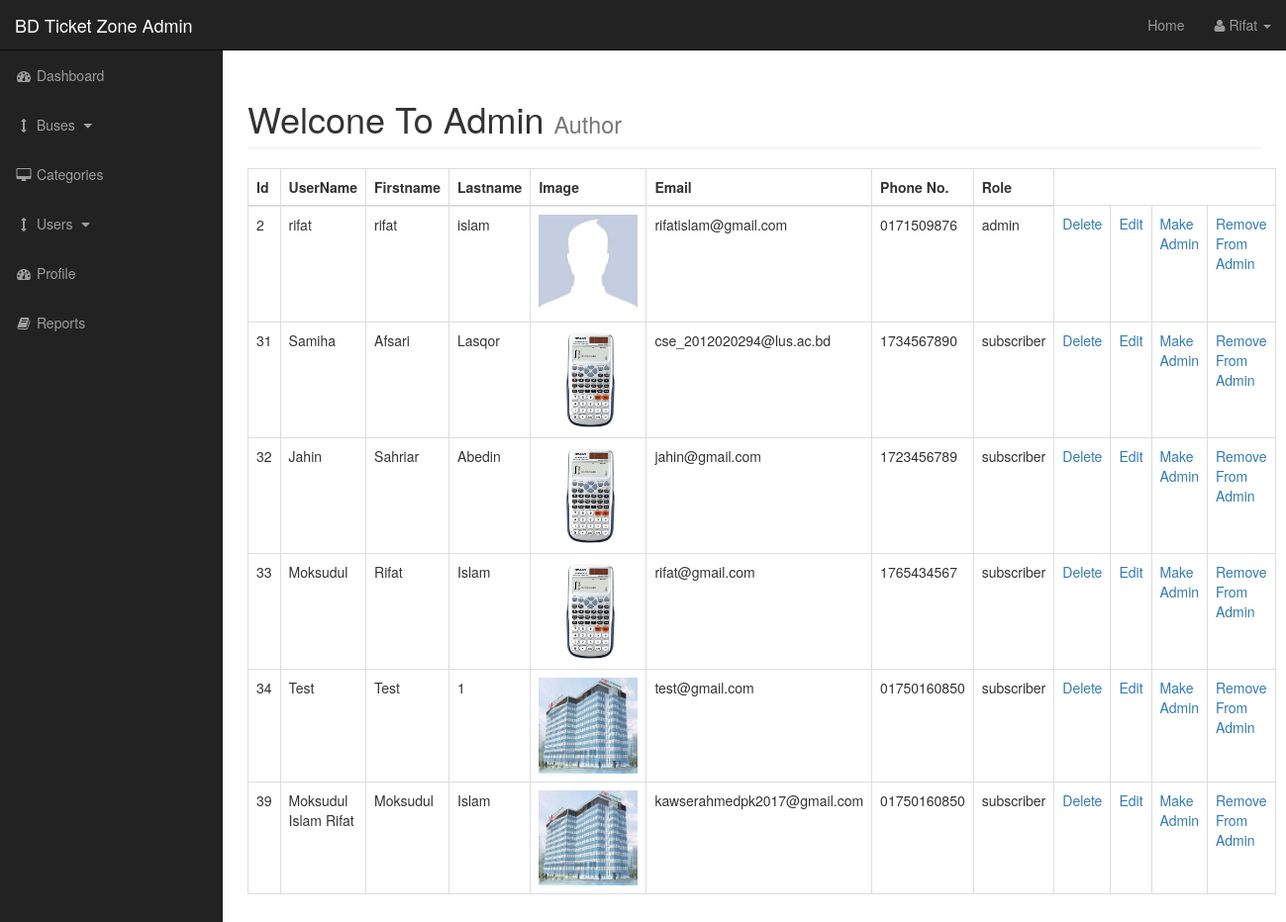
Screenshot of /admin/users.php (signed in) with the database file from the repository.
### tables this page shows
CREATE TABLE `users` (
  `user_id` int(3) NOT NULL,
  `username` varchar(255) NOT NULL,
  `user_password` varchar(255) NOT NULL,
  `user_firstname` varchar(255) NOT NULL,
  `user_lastname` varchar(255) NOT NULL,
  `user_email` varchar(255) NOT NULL,
  `user_phoneno` varchar(255) NOT NULL,
  `user_image` text NOT NULL,
  `user_role` varchar(255) NOT NULL,
  `code` varchar(200) NOT NULL
);

### admin/users.php (the view, shortened to what this page needs)
<?php include"includes/admin_header.php"; ?>
<div id="wrapper">
    <?php include"includes/admin_navigation.php"; ?>
    <div id="page-wrapper">
        <div class="container-fluid">
            <div class="row">
                <div class="col-lg-12">
                    <h1 class="page-header">
                        Welcone To Admin
                        <small>Author</small>
                    </h1>
                    <?php
                        if (isset($_GET['source'])) {
                            $source = $_GET['source'];
                        }
                        else {
                            $source = "";
                        }
                        switch ($source) {
                            default: ?>
                    <table class="table table-bordered table-hover">
                        <thead>
                            <tr>
                                <th>Id</th>
                                <th>UserName</th>
                                <th>Firstname</th>
                                <th>Lastname</th>
                                <th>Image</th>
                                <th>Email</th>
                                <th>Phone No.</th>
                                <th>Role</th>
                            </tr>
                        </thead>
                        <tbody>
                            <?php
                                        $query = "SELECT *  FROM  users";
                                        $select_users = mysqli_query($connection,$query);
                                        while($row = mysqli_fetch_assoc($select_users)) {
                                            $user_id = $row['user_id'];
                                            $username = $row['username'];
                                            $user_firstname = $row['user_firstname'];
                                            $user_lastname = $row['user_lastname'];
                                            $user_email = $row['user_email'];
                                            $user_role = $row['user_role'];
                                            $user_phoneno = $row['user_phoneno'];
                                            $user_image = $row['user_image'];
                                     ?>
                            <tr>
                                <td><?php echo $user_id ?></td>
                                <td><?php echo $username ?></td>
                                <td><?php echo $user_firstname ?></td>
                                <td><?php echo $user_lastname ?></td>
                                <td><img width="100" src="images/<?php echo $user_image ?>"></td>
                                <td><?php echo $user_email ?></td>
                                <td><?php echo $user_phoneno ?></td>
                                <td><?php echo $user_role ?></td>
                                <?php echo "<td><a href='users.php?delete=$user_id'>Delete</a></td>"; ?>
                                <?php echo "<td><a href='users.php?source=update_user&user_id=$user_id'>Edit</a></td>"; ?>
                                <?php echo "<td><a href='users.php?make_admin=$user_id'>Make Admin</a></td>"; ?>
                                <?php echo "<td><a href='users.php?remove_from_admin=$user_id'>Remove From Admin</a></td>"; ?>
                            </tr>
                            <?php } ?>
                        </tbody>
                    </table><?php
                                break;
                        }
                        ?>
                </div>
            </div>
        </div>
    </div>
    <?php include"includes/admin_footer.php"; ?>

### admin/includes/admin_header.php (shortened to what this page needs)
<!DOCTYPE html>
<html lang="en">
<head>
    <link href="css/bootstrap.min.css" rel="stylesheet">
    <link href="css/sb-admin.css" rel="stylesheet">
    <link href="font-awesome/css/font-awesome.min.css" rel="stylesheet" type="text/css">
</head>
<body>

### admin/includes/admin_navigation.php (shortened to what this page needs)
<nav class="navbar navbar-inverse navbar-fixed-top" role="navigation">
    <div class="navbar-header">
        <a class="navbar-brand" href="index.php">BD Ticket Zone Admin</a>
    </div>
    <ul class="nav navbar-right top-nav">
        <li><a href="../index.php">Home</a></li>
        <li class="dropdown">
            <a href="#" class="dropdown-toggle" data-toggle="dropdown"><i class="fa fa-user"></i>
                <?php echo ucfirst($_SESSION['s_username']); ?> <b class="caret"></b></a>
        </li>
    </ul>
    <div class="collapse navbar-collapse navbar-ex1-collapse">
        <ul class="nav navbar-nav side-nav">
            <li>
                <a href="index.php"><i class="fa fa-fw fa-dashboard"></i> Dashboard</a>
            </li>
            <li>
                <a href="javascript:;" data-toggle="collapse" data-target="#demo"><i class="fa fa-fw fa-arrows-v"></i>
                    Buses <i class="fa fa-fw fa-caret-down"></i></a>
            </li>
            <li>
                <a href="categories.php"><i class="fa fa-fw fa-desktop"></i> Categories</a>
            </li>
            <li>
                <a href="javascript:;" data-toggle="collapse" data-target="#demo1"><i class="fa fa-fw fa-arrows-v"></i>
                    Users <i class="fa fa-fw fa-caret-down"></i></a>
            </li>
            <li>
                <a href="../profile.php"><i class="fa fa-fw fa-dashboard"></i> Profile</a>
            </li>
            <li>
                <a href="report.php"><i class="fa fa-fw fa-book"></i> Reports</a>
            </li>
        </ul>
    </div>
</nav>

### admin/includes/admin_footer.php (shortened to what this page needs)
</div>
</body>
</html>

### admin/css/sb-admin.css (style rules this page uses)
body { margin-top: 100px; background-color: #222; }
@media (min-width:768px) { body { margin-top: 50px; } }
#wrapper { padding-left: 0; }
#page-wrapper { width: 100%; padding: 0; background-color: #fff; }
@media (min-width:768px) { #wrapper { padding-left: 225px; } }
@media (min-width:768px) { #page-wrapper { padding: 10px; } }
.top-nav { padding: 0 15px; }
.top-nav>li { display: inline-block; float: left; }
.top-nav>li>a { padding-top: 15px; padding-bottom: 15px; line-height: 20px; color: #999; }
@media (min-width:768px) { .side-nav { position: fixed; top: 51px; left: 225px; width: 225px; margin-left: -225px; border: none; border-radius: 0; overflow-y: auto; background-color: #222; } }
@media (min-width:768px) { .side-nav>li>a { width: 225px; } }

### rows the page displays
users: user_id "2", username "rifat", user_firstname "rifat", user_lastname "islam", user_image (placeholder picture), user_email "rifatislam@gmail.com", user_phoneno "0171509876", user_role "admin"
users: user_id "31", username "Samiha", user_firstname "Afsari", user_lastname "Lasqor", user_image (picture), user_email "cse_2012020294@lus.ac.bd", user_phoneno "1734567890", user_role "subscriber"
users: user_id "32", username "Jahin", user_firstname "Sahriar", user_lastname "Abedin", user_image (picture), user_email "jahin@gmail.com", user_phoneno "1723456789", user_role "subscriber"
users: user_id "33", username "Moksudul", user_firstname "Rifat", user_lastname "Islam", user_image (picture), user_email "rifat@gmail.com", user_phoneno "1765434567", user_role "subscriber"
users: user_id "34", username "Test", user_firstname "Test", user_lastname "1", user_image (picture), user_email "test@gmail.com", user_phoneno "01750160850", user_role "subscriber"
users: user_id "39", username "Moksudul Islam Rifat", user_firstname "Moksudul", user_lastname "Islam", user_image (picture), user_email "kawserahmedpk2017@gmail.com", user_phoneno "01750160850", user_role "subscriber"

### other values shown
$_SESSION['s_username'] "Rifat"
